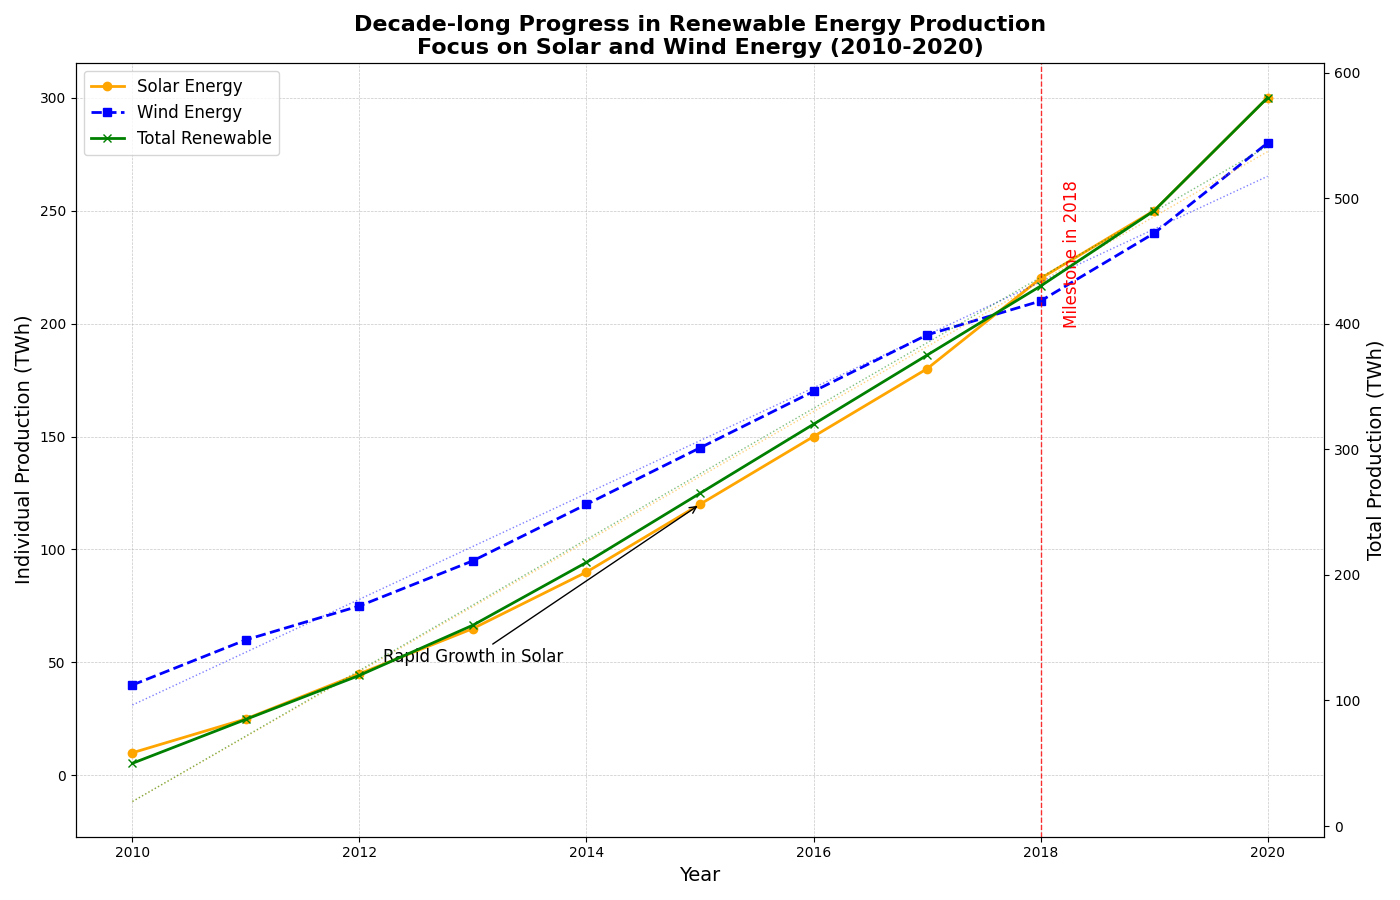

Here is the Python script that generated this plot:
import matplotlib.pyplot as plt
import numpy as np

# Backstory: Tracking the rise in renewable energy production over the recent decade
# Insight: Analyze the yearly production of Solar and Wind energy, along with total renewable energy production

# Years of observation
years = np.arange(2010, 2021)

# Artificial data for renewable energy production (in Terawatt-hours)
solar_energy = [10, 25, 45, 65, 90, 120, 150, 180, 220, 250, 300]  # Rising solar power production
wind_energy = [40, 60, 75, 95, 120, 145, 170, 195, 210, 240, 280]  # Steady increase in wind power

# Total renewable energy production (Solar + Wind)
total_renewable = [s + w for s, w in zip(solar_energy, wind_energy)]

# Initialize the plot
fig, ax1 = plt.subplots(figsize=(14, 9))

# Plot Solar and Wind energy on the primary y-axis
ax1.plot(years, solar_energy, color='orange', linestyle='-', linewidth=2, marker='o', label='Solar Energy')
ax1.plot(years, wind_energy, color='blue', linestyle='--', linewidth=2, marker='s', label='Wind Energy')

# Grid and layout adjustments
ax1.grid(True, linestyle='--', linewidth=0.5, alpha=0.7)

# Add a secondary y-axis for total renewable energy production
ax2 = ax1.twinx()
ax2.plot(years, total_renewable, color='green', linestyle='-', linewidth=2, marker='x', label='Total Renewable')

# Set titles and labels
ax1.set_title('Decade-long Progress in Renewable Energy Production\nFocus on Solar and Wind Energy (2010-2020)', fontsize=16, weight='bold')
ax1.set_xlabel('Year', fontsize=14)
ax1.set_ylabel('Individual Production (TWh)', fontsize=14, color='black')
ax2.set_ylabel('Total Production (TWh)', fontsize=14, color='black')

# Add trend lines
z_solar = np.polyfit(years, solar_energy, 1)
p_solar = np.poly1d(z_solar)
ax1.plot(years, p_solar(years), color='orange', linestyle=':', alpha=0.5, linewidth=1)

z_wind = np.polyfit(years, wind_energy, 1)
p_wind = np.poly1d(z_wind)
ax1.plot(years, p_wind(years), color='blue', linestyle=':', alpha=0.5, linewidth=1)

z_total = np.polyfit(years, total_renewable, 1)
p_total = np.poly1d(z_total)
ax2.plot(years, p_total(years), color='green', linestyle=':', alpha=0.5, linewidth=1)

# Annotations and highlights
ax1.annotate('Rapid Growth in Solar', xy=(2015, solar_energy[5]), xytext=(2013, 50),
             arrowprops=dict(facecolor='orange', arrowstyle='->'),
             fontsize=12, ha='center')

highlight_year = 2018
ax1.axvline(x=highlight_year, color='red', linestyle='--', linewidth=1, alpha=0.8)
ax1.text(highlight_year + 0.2, 200, 'Milestone in 2018', color='red', fontsize=12, rotation=90)

# Legends
lines, labels = ax1.get_legend_handles_labels()
lines2, labels2 = ax2.get_legend_handles_labels()
ax1.legend(lines + lines2, labels + labels2, loc='upper left', fontsize=12)

# Adjust layout for clarity
plt.tight_layout()

# Display the plot
plt.show()
